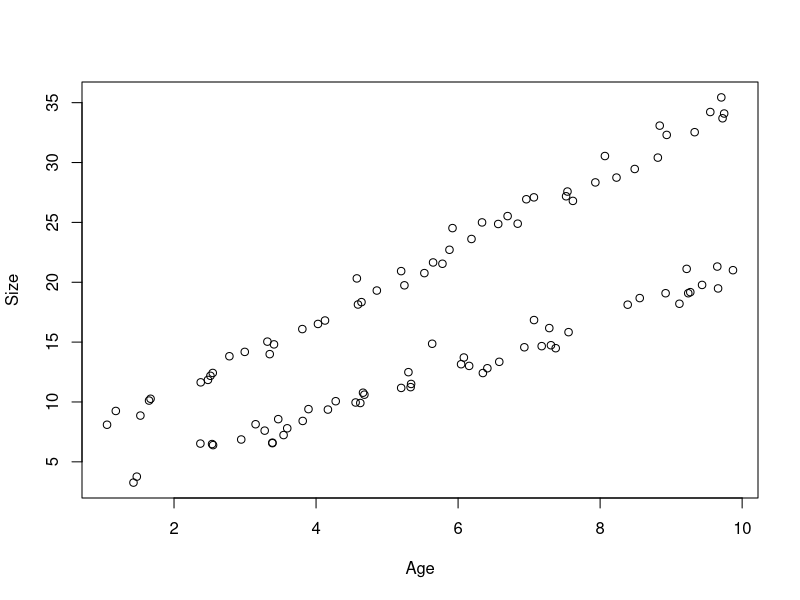

Write the R code that produced this figure. (Note: this script raises an error after producing the figure.)

#  NRES 710, Multi-Variable Modeling - Interactions
#     University of Nevada, Reno
#     Modeling interactions between X-variables
#  NOTE: to print as a DOCX, need to comment out the two 'plotly' 3D graphs

### Dataset 1: age + sex + age*sex
# This is similar to the Age, Sex, and Size data we simulated for in Lecture 12.
# There is no collinearity between Age and Sex, but now there is an interaction
# between Sex and Age.

# First dataset
# X variable
n <- 50
x1 <- c(rep("Female", n), rep("Male", n))
x2 <- runif(n * 2, 1, 10)
dummy <- data.frame(model.matrix(~ x1 - 1))
colnames(dummy) <- c("Female", "Male")

# Simulate error
Error <- rnorm(n * 2, 0, 0.8)

# Predict Y
Response <- 1 + 2 * x2 + 4 * dummy$Male + 1 * x2 * dummy$Male + Error

# Dataframe
datum <- data.frame(Age = x2, Sex = x1, Male = dummy$Male, Size = Response)

# These data were saved as 'lecture_13_dataset.csv'

# Load the data
datum <- read.csv("lecture_13_dataset.csv")
head(datum)

# Plot the data
plot(Size ~ Age, data = datum)

# Fit a lm() without the interaction
results <- lm(Size ~ Age + Sex, data = datum)
summary(results)
# Fit a lm() with the interaction
results <- lm(Size ~ Age + Sex + Age:Sex, data = datum)
summary(results)
# Fit a lm() for males only
resultsMale <- lm(Size ~ Age, data = subset(datum, datum$Sex == "Male"))
summary(resultsMale)
# Confint for males
confint(resultsMale)
# Fit a lm() for females only
resultsFemale <- lm(Size ~ Age, data = subset(datum, datum$Sex == "Female"))
summary(resultsFemale)
confint(resultsFemale)
# Fit a lm() with interactions using a *
results <- lm(Size ~ Age*Sex, data = datum)
summary(results)
################### 'Truth' ####################
### Lecture 13: code to simulate data for class

# Set the seed for reproducibility
set.seed(123)

### Dataset 1: age + sex + age*sex
# This is similar to the Age, Sex, and Size data we simulated for in Lecture 12.
# There is no collinearity between Age and Sex, but now there is an interaction
# between Sex and Age.

# First dataset
# X variable
n <- 50
x1 <- c(rep("Female", n), rep("Male", n))
x2 <- runif(n * 2, 1, 10)
dummy <- data.frame(model.matrix(~ x1 - 1))
colnames(dummy) <- c("Female", "Male")

# Simulate error
Error <- rnorm(n * 2, 0, 0.8)

# Predict Y
Response <- 4 + 1.5 * x2 + 2.5 * dummy$Male + 1 * x2 * dummy$Male + Error

# Dataframe
datum <- data.frame(Age = x2, Sex = x1, Male = dummy$Male, Size = Response)

# Save the data
write.csv(datum, "../datasets/lecture_13_dataset1.csv", row.names = FALSE)


### Dataset 2: age + sex + age*sex, with a negative interaction effect
# First dataset
# X variable
n <- 50
x1 <- c(rep("Female", n), rep("Male", n))
x2 <- runif(n * 2, 1, 10)
dummy <- data.frame(model.matrix(~ x1 - 1))
colnames(dummy) <- c("Female", "Male")

# Simulate error
Error <- rnorm(n * 2, 0, 0.8)

# Predict Y
Response <- 4 + 1.5 * x2 + 5 * dummy$Male + -1.5 * x2 * dummy$Male + Error

# Dataframe
datum <- data.frame(Age = x2, Sex = x1, Male = dummy$Male, Size = Response)

# Save the data
write.csv(datum, "../datasets/lecture_13_dataset2.csv", row.names = FALSE)


### Dataset 3:
# Set the seed for reproducibility
set.seed(123)

# Sample size
n <- 90

# Simulate X-variables
# Continuous variables: Latitude and Elevation
Latitude <- runif(n, 0, 1) * 30
Elevation <- runif(n, 0, 1) * 30

# Response variable: Size
Size <- 3.33*Latitude + 1.6*Elevation

# Create dataframe
datum <- data.frame(Latitude=Latitude, Elevation=Elevation, Size=Size)

# Save the CSV file
write.csv(datum, "../datasets/lecture_13_dataset3.csv")


### Dataset 4: size ~ latitude + elevation + latitude*elevation
# Set the seed for reproducibility
set.seed(123)

## Dataset 4
# Sample size
n <- 90

# Simulate X-variables
# Continuous variables: Latitude and Elevation
Latitude <- runif(n, 0, 1) * 30
Elevation <- runif(n, 0, 1) * 30

# Response variable: Size
Size <- 3.33*Latitude + 1.6*Elevation - 0.08 * Latitude * Elevation

# Create dataframe
datum <- data.frame(Latitude=Latitude, Elevation=Elevation, Size=Size)

# Save the CSV file
write.csv(datum, "../datasets/lecture_13_dataset4.csv", row.names = FALSE)


### Dataset for class exercise: age + sex + age*sex
# This is similar to the Age, Sex, and Size data we simulated for in Lecture 12.
# There is no collinearity between Age and Sex, but now there is an interaction
# between Sex and Age.

# First dataset
# X variable
n <- 50
x1 <- c(rep("Female", n), rep("Male", n))
x2 <- runif(n * 2, 1, 10)
dummy <- data.frame(model.matrix(~ x1 - 1))
colnames(dummy) <- c("Female", "Male")

# Simulate error
Error <- rnorm(n * 2, 0, 0.8)

# Predict Y
Response <- 1 + 2 * x2 + 4 * dummy$Male + 1 * x2 * dummy$Male + Error

# Dataframe
datum <- data.frame(Age = x2, Sex = x1, Male = dummy$Male, Size = Response)

# Save as CSV
write.csv(datum, "../datasets/lecture_13_dataset.csv")
